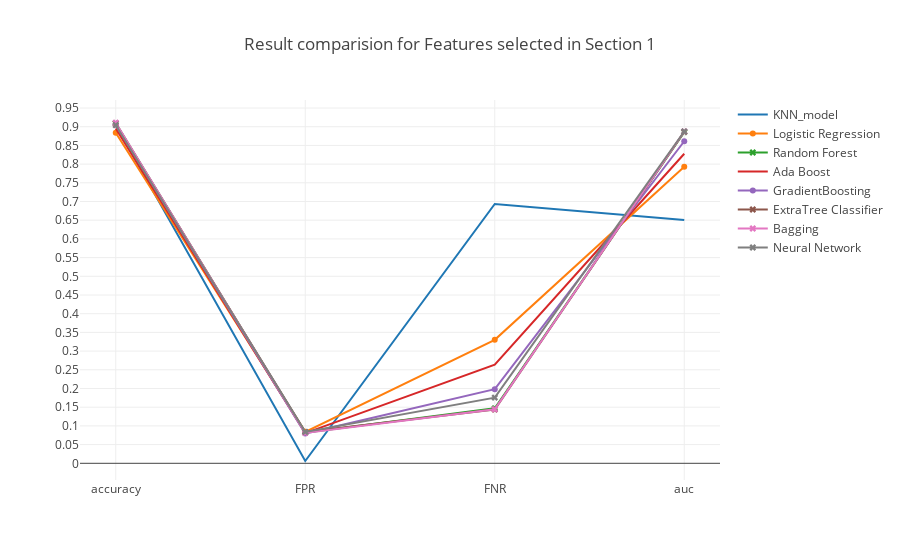

The code cell stored with this chart in its notebook:
### Markdown cell above
### <a id='1.A' style="text-decoration : none; color : #000000;"> A Results</a>

### Code cell
trace0 = go.Scatter(x=table_80_50_test.iloc[0].index.values[[0,5,6,7]],
                    y=table_80_50_test.iloc[0].values[[0,5,6,7]],
                    mode = 'lines',
                    name = 'KNN_model')

trace1 = go.Scatter(x=table_80_50_test.iloc[1].index.values[[0,5,6,7]],
                    y=table_80_50_test.iloc[1].values[[0,5,6,7]],
                    mode = 'lines+markers',
                    name = 'Logistic Regression')

trace2 = go.Scatter(x=table_80_50_test.iloc[2].index.values[[0,5,6,7]],
                    y=table_80_50_test.iloc[2].values[[0,5,6,7]],
                    mode = 'lines+markers',marker=dict(symbol='x'),
                    name = 'Random Forest')


trace3 = go.Scatter(x=table_80_50_test.iloc[3].index.values[[0,5,6,7]],
                    y=table_80_50_test.iloc[3].values[[0,5,6,7]],
                    mode = 'lines',
                    name = 'Ada Boost')

trace4 = go.Scatter(x=table_80_50_test.iloc[4].index.values[[0,5,6,7]],
                    y=table_80_50_test.iloc[4].values[[0,5,6,7]],
                    mode = 'lines+markers',
                    name = 'GradientBoosting')

trace5 = go.Scatter(x=table_80_50_test.iloc[5].index.values[[0,5,6,7]],
                    y=table_80_50_test.iloc[5].values[[0,5,6,7]],
                    mode = 'lines+markers',marker=dict(symbol='x'),
                    name = 'ExtraTree Classifier')

trace6 = go.Scatter(x=table_80_50_test.iloc[6].index.values[[0,5,6,7]],
                    y=table_80_50_test.iloc[6].values[[0,5,6,7]],
                    mode = 'lines+markers',marker=dict(symbol='x'),
                    name = 'Bagging')

trace7 = go.Scatter(x=table_80_50_test.iloc[7].index.values[[0,5,6,7]],
                    y=table_80_50_test.iloc[7].values[[0,5,6,7]],
                    mode = 'lines+markers',marker=dict(symbol='x'),
                    name = 'Neural Network')



data = [trace0, trace1, trace2, trace3, trace4, trace5, trace6, trace7]
layout = go.Layout(yaxis=dict(tick0=0,dtick=0.05),title='Result comparision for Features selected in Section 1')
fig = go.Figure(data=data, layout=layout)

iplot(fig, filename='Result')

### Figure 1 — Plotly figure (JSON) as saved in the notebook; plotly's stock layout.template omitted (floating-point values rounded to 4 significant figures)
{"data": [{"mode": "lines", "name": "KNN_model", "type": "scatter", "uid": "19a8405d-44ef-4575-b55c-b52805e33bf6", "x": ["accuracy", "FPR", "FNR", "auc"], "y": [0.9047, 0.006139, 0.6933, 0.6503]}, {"mode": "lines+markers", "name": "Logistic Regression", "type": "scatter", "uid": "ca84d756-2460-404b-a181-c85b19f92bf7", "x": ["accuracy", "FPR", "FNR", "auc"], "y": [0.884, 0.08406, 0.3303, 0.7928]}, {"marker": {"symbol": "x"}, "mode": "lines+markers", "name": "Random Forest", "type": "scatter", "uid": "a922cecd-9fb1-4b26-8b6d-e7349ba623b0", "x": ["accuracy", "FPR", "FNR", "auc"], "y": [0.9096, 0.08193, 0.1471, 0.8855]}, {"mode": "lines", "name": "Ada Boost", "type": "scatter", "uid": "96f059ab-c5cd-44c0-a9e1-90db8ccb2b3f", "x": ["accuracy", "FPR", "FNR", "auc"], "y": [0.8954, 0.08081, 0.2639, 0.8277]}, {"mode": "lines+markers", "name": "GradientBoosting", "type": "scatter", "uid": "50eb577a-9dff-4482-be8a-e385af7f23aa", "x": ["accuracy", "FPR", "FNR", "auc"], "y": [0.9051, 0.07943, 0.1983, 0.8611]}, {"marker": {"symbol": "x"}, "mode": "lines+markers", "name": "ExtraTree Classifier", "type": "scatter", "uid": "680b448c-69c5-4dfa-8b85-abdcea5c5f08", "x": ["accuracy", "FPR", "FNR", "auc"], "y": [0.9086, 0.08356, 0.1437, 0.8864]}, {"marker": {"symbol": "x"}, "mode": "lines+markers", "name": "Bagging", "type": "scatter", "uid": "b36324be-c93a-4ba9-9177-21891d84c5b8", "x": ["accuracy", "FPR", "FNR", "auc"], "y": [0.9106, 0.08118, 0.1445, 0.8871]}, {"marker": {"symbol": "x"}, "mode": "lines+markers", "name": "Neural Network", "type": "scatter", "uid": "4427c9ce-fa12-4096-98db-35a690f32104", "x": ["accuracy", "FPR", "FNR", "auc"], "y": [0.9041, 0.08406, 0.1756, 0.8871]}], "layout": {"title": "Result comparision for Features selected in Section 1", "yaxis": {"dtick": 0.05, "tick0": 0}}}
